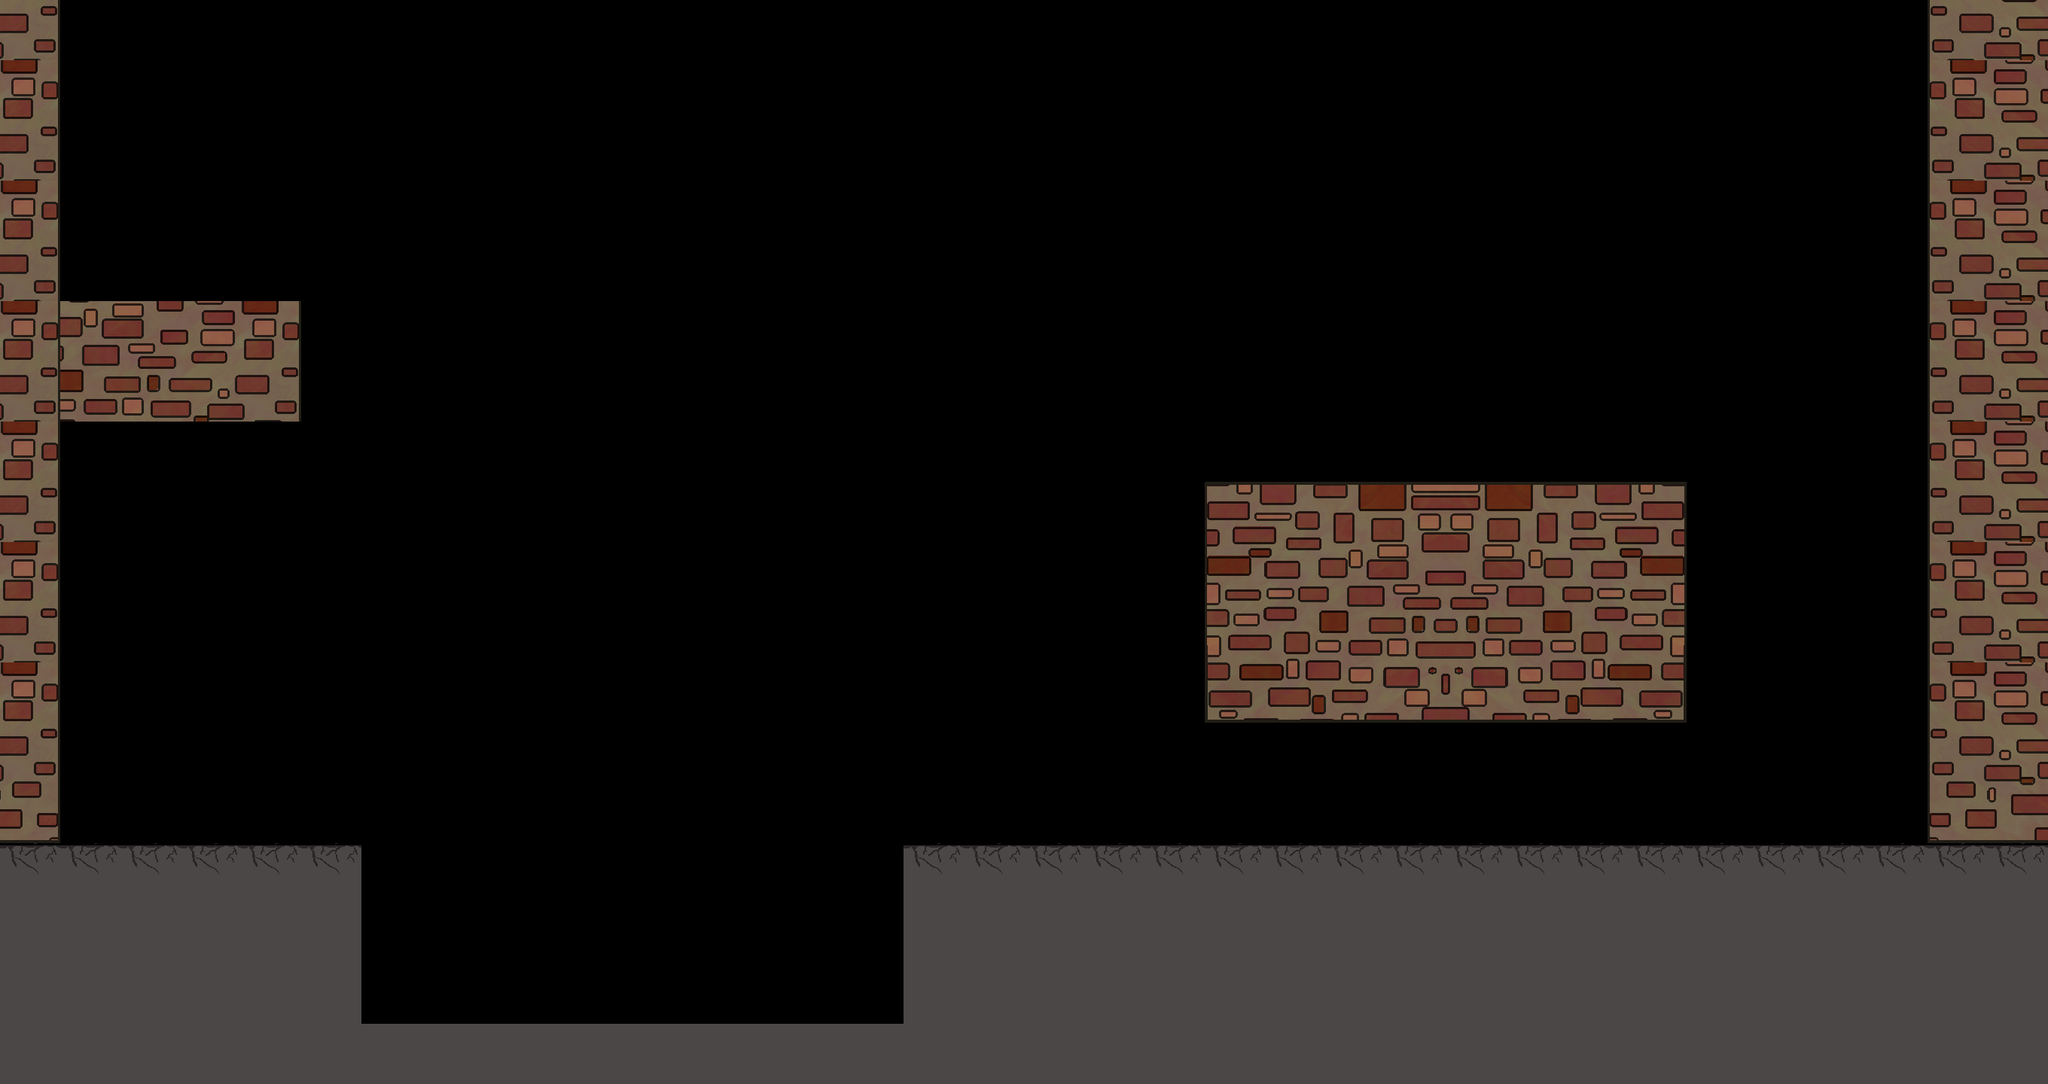

Below is a game level as drawn by its tile map, then a one-line description and the .tmx file that defines it, in full:
An orthogonal 34x18 tile map with 80x80 px tiles, 1 tile layer (Tile Layer 1).

<map version="1.10" tiledversion="1.11.0" orientation="orthogonal" renderorder="right-down" width="34" height="18" tilewidth="80" tileheight="80" infinite="0" nextlayerid="2" nextobjectid="1">
 <tileset firstgid="1" source="mainTileset.tsx" />
 <layer id="1" name="Tile Layer 1" width="34" height="18">
  <data encoding="csv">
52,0,0,0,0,0,0,0,0,0,0,0,0,0,0,0,0,0,0,0,0,0,0,0,0,0,0,0,0,0,0,0,54,55,
32,0,0,0,0,0,0,0,0,0,0,0,0,0,0,0,0,0,0,0,0,0,0,0,0,0,0,0,0,0,0,0,34,35,
52,0,0,0,0,0,0,0,0,0,0,0,0,0,0,0,0,0,0,0,0,0,0,0,0,0,0,0,0,0,0,0,54,55,
32,0,0,0,0,0,0,0,0,0,0,0,0,0,0,0,0,0,0,0,0,0,0,0,0,0,0,0,0,0,0,0,34,35,
52,0,0,0,0,0,0,0,0,0,0,0,0,0,0,0,0,0,0,0,0,0,0,0,0,0,0,0,0,0,0,0,54,55,
32,29,30,31,32,0,0,0,0,0,0,0,0,0,0,0,0,0,0,0,0,0,0,0,0,0,0,0,0,0,0,0,34,35,
52,49,50,51,52,0,0,0,0,0,0,0,0,0,0,0,0,0,0,0,0,0,0,0,0,0,0,0,0,0,0,0,54,55,
32,0,0,0,0,0,0,0,0,0,0,0,0,0,0,0,0,0,0,0,0,0,0,0,0,0,0,0,0,0,0,0,34,35,
52,0,0,0,0,0,0,0,0,0,0,0,0,0,0,0,0,0,0,0,7,8,9,10,16,17,18,19,0,0,0,0,54,55,
32,0,0,0,0,0,0,0,0,0,0,0,0,0,0,0,0,0,0,0,27,28,29,30,36,37,38,39,0,0,0,0,34,35,
52,0,0,0,0,0,0,0,0,0,0,0,0,0,0,0,0,0,0,0,47,48,49,50,56,57,58,59,0,0,0,0,54,55,
32,0,0,0,0,0,0,0,0,0,0,0,0,0,0,0,0,0,0,0,67,68,69,70,76,77,78,79,0,0,0,0,34,35,
52,0,0,0,0,0,0,0,0,0,0,0,0,0,0,0,0,0,0,0,0,0,0,0,0,0,0,0,0,0,0,0,54,55,
72,0,0,0,0,0,0,0,0,0,0,0,0,0,0,0,0,0,0,0,0,0,0,0,0,0,0,0,0,0,0,0,74,75,
117,117,117,117,117,117,0,0,0,0,0,0,0,0,0,117,117,117,117,117,117,117,117,117,117,117,117,117,117,117,117,117,117,117,
118,118,118,118,118,118,0,0,0,0,0,0,0,0,0,118,118,118,118,118,118,118,118,118,118,118,118,118,118,118,118,118,118,118,
118,118,118,118,118,118,0,0,0,0,0,0,0,0,0,118,118,118,118,118,118,118,118,118,118,118,118,118,118,118,118,118,118,118,
118,118,118,118,118,118,118,118,118,118,118,118,118,118,118,118,118,118,118,118,118,118,118,118,118,118,118,118,118,118,118,118,118,118
</data>
 </layer>
</map>